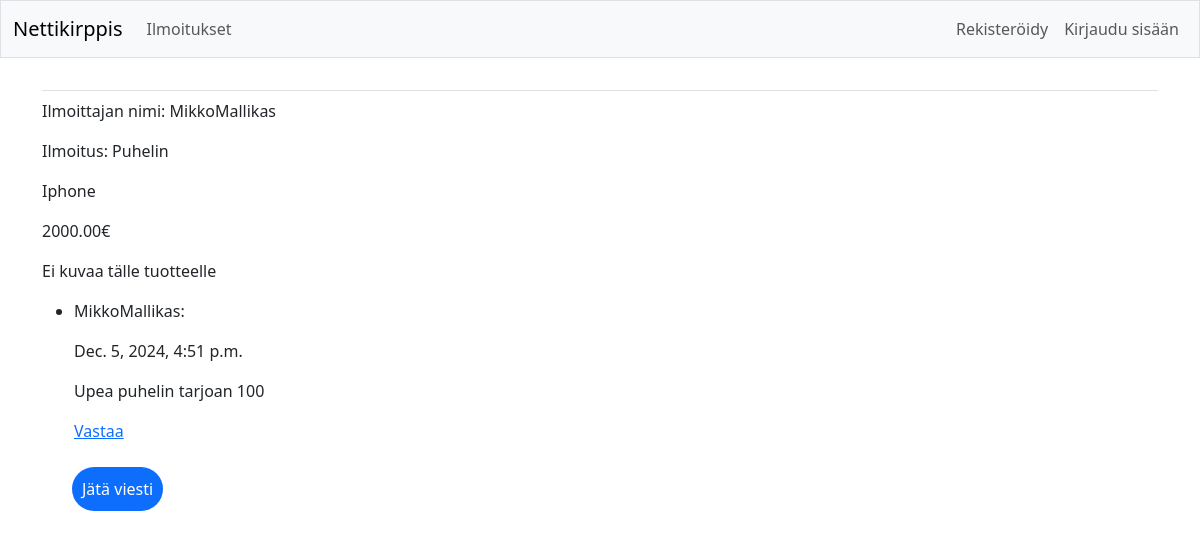
Page /items/3 on the earlier database version.
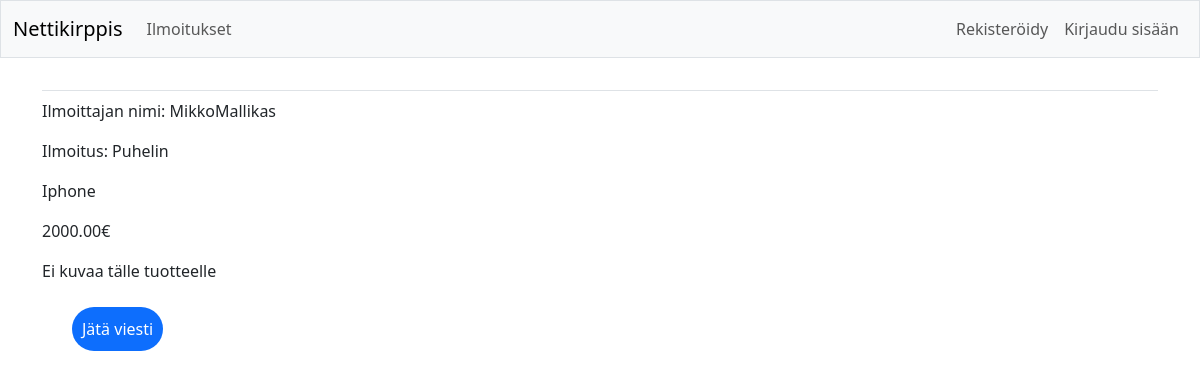
Same page on the later database version.
### nettikirppis/models.py (models this page shows, shortened)
class Comment(models.Model):
    item = models.ForeignKey(Item, on_delete=models.CASCADE)
    text = models.TextField()
    date_added = models.DateTimeField(auto_now_add=True)
    visible = models.BooleanField(default=True)
    owner=models.ForeignKey(User, on_delete=models.CASCADE)

### nettikirppis/views.py (the view)
# urls.py: path('items/<int:item_id>', views.item, name='item'),
def item(request, item_id):
    item = Item.objects.get(id=item_id)
    comments = item.comment_set.order_by('date_added')
    replies = Reply.objects.filter(original_comment__in=[c.id for c in comments])
    context = {'item':item, 'comments':comments, 'replies':replies}
    return render(request, 'nettikirppis/item.html', context)

### nettikirppis/templates/nettikirppis/item.html (shortened to what this page needs)
{% extends 'nettikirppis/base.html' %}
{% block content %}
{% load static %}
<p>Ilmoittajan nimi: {{item.owner}}</p>
<p>Ilmoitus: {{item.name}}</p>
<p>{{ item.description }}</p>
<p>{{ item.price }}€</p>
<div>
    {% if item.image %}
        <img src="{{ item.image.url }}" height=300px; width="300px"></img>
    {% else %}
        <p>Ei kuvaa tälle tuotteelle</p>
    {% endif %}
</div>
<ul>
    {% for comment in comments %}
    <li >
        <p>{{ comment.owner }}:</p>
        <p>{{ comment.date_added }}</p>
        <p>{{ comment.text }}</p>
        {% if user.id == comment.owner.id %}
        <p>
            <a href="{% url 'nettikirppis:edit_comment' comment.id %}">
                Muokkaa kommenttia
            </a>
        </p>
        {% else %}
        <p>
            <a href="{% url 'nettikirppis:new_reply' comment.id %}">
                Vastaa
            </a>
        </p>
        {% endif %}
    </li>
    {% endfor %}
</ul>
{% if user.id != item.owner.id %}
    <form action="{% url 'nettikirppis:new_comment' item.id %}" method="post">
        <button name="submit" class="bottom-button">Jätä viesti</button>
    </form>
{% endif %}
{% endblock content %}

Differences in the rows shown:
removed Comment: owner "MikkoMallikas", date_added "Dec. 5, 2024, 4:51 p.m.", text "Upea puhelin tarjoan 100", shows "Vastaa"
